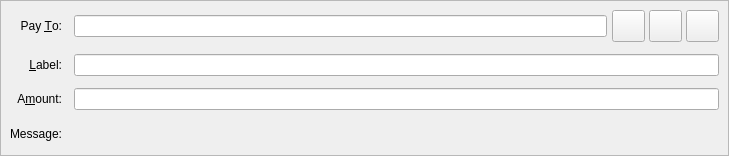
<?xml version="1.0" encoding="UTF-8"?>
<ui version="4.0">
 <class>SendCoinsEntry</class>
 <widget class="QStackedWidget" name="SendCoinsEntry">
  <property name="geometry">
   <rect>
    <x>0</x>
    <y>0</y>
    <width>729</width>
    <height>156</height>
   </rect>
  </property>
  <property name="focusPolicy">
   <enum>Qt::TabFocus</enum>
  </property>
  <property name="autoFillBackground">
   <bool>false</bool>
  </property>
  <widget class="QFrame" name="SendCoins">
   <property name="toolTip">
    <string>This is a normal payment.</string>
   </property>
   <property name="frameShape">
    <enum>QFrame::StyledPanel</enum>
   </property>
   <property name="frameShadow">
    <enum>QFrame::Sunken</enum>
   </property>
   <layout class="QGridLayout" name="gridLayout">
    <property name="spacing">
     <number>12</number>
    </property>
    <item row="0" column="0">
     <widget class="QLabel" name="payToLabel">
      <property name="text">
       <string>Pay &amp;To:</string>
      </property>
      <property name="alignment">
       <set>Qt::AlignRight|Qt::AlignTrailing|Qt::AlignVCenter</set>
      </property>
      <property name="buddy">
       <cstring>payTo</cstring>
      </property>
     </widget>
    </item>
    <item row="0" column="1">
     <layout class="QHBoxLayout" name="payToLayout">
      <property name="spacing">
       <number>0</number>
      </property>
      <item>
       <widget class="QValidatedLineEdit" name="payTo">
        <property name="toolTip">
         <string>The Altair address to send the payment to</string>
        </property>
       </widget>
      </item>
      <item>
       <spacer name="horizontalSpacer">
        <property name="orientation">
         <enum>Qt::Horizontal</enum>
        </property>
        <property name="sizeType">
         <enum>QSizePolicy::Fixed</enum>
        </property>
        <property name="sizeHint" stdset="0">
         <size>
          <width>5</width>
          <height>5</height>
         </size>
        </property>
       </spacer>
      </item>
      <item>
       <widget class="QToolButton" name="addressBookButton">
        <property name="toolTip">
         <string>Choose previously used address</string>
        </property>
        <property name="text">
         <string/>
        </property>
        <property name="icon">
         <iconset resource="../AeriumX-BETA-1.1/src/qt/Altair.qrc">
          <normaloff>:/icons/address-book</normaloff>:/icons/address-book</iconset>
        </property>
        <property name="iconSize">
         <size>
          <width>25</width>
          <height>25</height>
         </size>
        </property>
        <property name="shortcut">
         <string>Alt+A</string>
        </property>
       </widget>
      </item>
      <item>
       <spacer name="horizontalSpacer_2">
        <property name="orientation">
         <enum>Qt::Horizontal</enum>
        </property>
        <property name="sizeType">
         <enum>QSizePolicy::Fixed</enum>
        </property>
        <property name="sizeHint" stdset="0">
         <size>
          <width>4</width>
          <height>4</height>
         </size>
        </property>
       </spacer>
      </item>
      <item>
       <widget class="QToolButton" name="pasteButton">
        <property name="toolTip">
         <string>Paste address from clipboard</string>
        </property>
        <property name="text">
         <string/>
        </property>
        <property name="icon">
         <iconset resource="../AeriumX-BETA-1.1/src/qt/Altair.qrc">
          <normaloff>:/icons/editpaste</normaloff>:/icons/editpaste</iconset>
        </property>
        <property name="iconSize">
         <size>
          <width>25</width>
          <height>25</height>
         </size>
        </property>
        <property name="shortcut">
         <string>Alt+P</string>
        </property>
       </widget>
      </item>
      <item>
       <spacer name="horizontalSpacer_3">
        <property name="orientation">
         <enum>Qt::Horizontal</enum>
        </property>
        <property name="sizeType">
         <enum>QSizePolicy::Fixed</enum>
        </property>
        <property name="sizeHint" stdset="0">
         <size>
          <width>4</width>
          <height>4</height>
         </size>
        </property>
       </spacer>
      </item>
      <item>
       <widget class="QToolButton" name="deleteButton">
        <property name="toolTip">
         <string>Remove this entry</string>
        </property>
        <property name="text">
         <string/>
        </property>
        <property name="icon">
         <iconset resource="../AeriumX-BETA-1.1/src/qt/Altair.qrc">
          <normaloff>:/icons/remove</normaloff>:/icons/remove</iconset>
        </property>
        <property name="iconSize">
         <size>
          <width>25</width>
          <height>25</height>
         </size>
        </property>
       </widget>
      </item>
     </layout>
    </item>
    <item row="1" column="0">
     <widget class="QLabel" name="labelLabel">
      <property name="text">
       <string>&amp;Label:</string>
      </property>
      <property name="alignment">
       <set>Qt::AlignRight|Qt::AlignTrailing|Qt::AlignVCenter</set>
      </property>
      <property name="buddy">
       <cstring>addAsLabel</cstring>
      </property>
     </widget>
    </item>
    <item row="1" column="1">
     <widget class="QLineEdit" name="addAsLabel">
      <property name="toolTip">
       <string>Enter a label for this address to add it to the list of used addresses</string>
      </property>
     </widget>
    </item>
    <item row="2" column="0">
     <widget class="QLabel" name="amountLabel">
      <property name="text">
       <string>A&amp;mount:</string>
      </property>
      <property name="alignment">
       <set>Qt::AlignRight|Qt::AlignTrailing|Qt::AlignVCenter</set>
      </property>
      <property name="buddy">
       <cstring>payAmount</cstring>
      </property>
     </widget>
    </item>
    <item row="2" column="1">
     <widget class="BitcoinAmountField" name="payAmount"/>
    </item>
    <item row="3" column="0">
     <widget class="QLabel" name="messageLabel">
      <property name="text">
       <string>Message:</string>
      </property>
      <property name="alignment">
       <set>Qt::AlignRight|Qt::AlignTrailing|Qt::AlignVCenter</set>
      </property>
     </widget>
    </item>
    <item row="3" column="1">
     <widget class="QLabel" name="messageTextLabel">
      <property name="toolTip">
       <string>A message that was attached to the Altair: URI which will be stored with the transaction for your reference. Note: This message will not be sent over the Altair network.</string>
      </property>
      <property name="textFormat">
       <enum>Qt::PlainText</enum>
      </property>
     </widget>
    </item>
   </layout>
  </widget>
  <widget class="QFrame" name="SendCoins_InsecurePaymentRequest">
   <property name="palette">
    <palette>
     <active>
      <colorrole role="WindowText">
       <brush brushstyle="SolidPattern">
        <color alpha="255">
         <red>0</red>
         <green>0</green>
         <blue>0</blue>
        </color>
       </brush>
      </colorrole>
      <colorrole role="Button">
       <brush brushstyle="SolidPattern">
        <color alpha="255">
         <red>255</red>
         <green>255</green>
         <blue>127</blue>
        </color>
       </brush>
      </colorrole>
      <colorrole role="Light">
       <brush brushstyle="SolidPattern">
        <color alpha="255">
         <red>255</red>
         <green>255</green>
         <blue>255</blue>
        </color>
       </brush>
      </colorrole>
      <colorrole role="Midlight">
       <brush brushstyle="SolidPattern">
        <color alpha="255">
         <red>255</red>
         <green>255</green>
         <blue>191</blue>
        </color>
       </brush>
      </colorrole>
      <colorrole role="Dark">
       <brush brushstyle="SolidPattern">
        <color alpha="255">
         <red>127</red>
         <green>127</green>
         <blue>63</blue>
        </color>
       </brush>
      </colorrole>
      <colorrole role="Mid">
       <brush brushstyle="SolidPattern">
        <color alpha="255">
         <red>170</red>
         <green>170</green>
         <blue>84</blue>
        </color>
       </brush>
      </colorrole>
      <colorrole role="Text">
       <brush brushstyle="SolidPattern">
        <color alpha="255">
         <red>0</red>
         <green>0</green>
         <blue>0</blue>
        </color>
       </brush>
      </colorrole>
      <colorrole role="BrightText">
       <brush brushstyle="SolidPattern">
        <color alpha="255">
         <red>255</red>
         <green>255</green>
         <blue>255</blue>
        </color>
       </brush>
      </colorrole>
      <colorrole role="ButtonText">
       <brush brushstyle="SolidPattern">
        <color alpha="255">
         <red>0</red>
         <green>0</green>
         <blue>0</blue>
        </color>
       </brush>
      </colorrole>
      <colorrole role="Base">
       <brush brushstyle="SolidPattern">
        <color alpha="255">
         <red>255</red>
         <green>255</green>
         <blue>255</blue>
        </color>
       </brush>
      </colorrole>
      <colorrole role="Window">
       <brush brushstyle="SolidPattern">
        <color alpha="255">
         <red>255</red>
         <green>255</green>
         <blue>127</blue>
        </color>
       </brush>
      </colorrole>
      <colorrole role="Shadow">
       <brush brushstyle="SolidPattern">
        <color alpha="255">
         <red>0</red>
         <green>0</green>
         <blue>0</blue>
        </color>
       </brush>
      </colorrole>
      <colorrole role="AlternateBase">
       <brush brushstyle="SolidPattern">
        <color alpha="255">
         <red>255</red>
         <green>255</green>
         <blue>191</blue>
        </color>
       </brush>
      </colorrole>
      <colorrole role="ToolTipBase">
       <brush brushstyle="SolidPattern">
        <color alpha="255">
         <red>255</red>
         <green>255</green>
         <blue>220</blue>
        </color>
       </brush>
      </colorrole>
      <colorrole role="ToolTipText">
       <brush brushstyle="SolidPattern">
        <color alpha="255">
         <red>0</red>
         <green>0</green>
         <blue>0</blue>
        </color>
       </brush>
      </colorrole>
     </active>
     <inactive>
      <colorrole role="WindowText">
       <brush brushstyle="SolidPattern">
        <color alpha="255">
         <red>0</red>
         <green>0</green>
         <blue>0</blue>
        </color>
       </brush>
      </colorrole>
      <colorrole role="Button">
       <brush brushstyle="SolidPattern">
        <color alpha="255">
         <red>255</red>
         <green>255</green>
         <blue>127</blue>
        </color>
       </brush>
      </colorrole>
      <colorrole role="Light">
       <brush brushstyle="SolidPattern">
        <color alpha="255">
         <red>255</red>
         <green>255</green>
         <blue>255</blue>
        </color>
       </brush>
      </colorrole>
      <colorrole role="Midlight">
       <brush brushstyle="SolidPattern">
        <color alpha="255">
         <red>255</red>
         <green>255</green>
         <blue>191</blue>
        </color>
       </brush>
      </colorrole>
      <colorrole role="Dark">
       <brush brushstyle="SolidPattern">
        <color alpha="255">
         <red>127</red>
         <green>127</green>
         <blue>63</blue>
        </color>
       </brush>
      </colorrole>
      <colorrole role="Mid">
       <brush brushstyle="SolidPattern">
        <color alpha="255">
         <red>170</red>
         <green>170</green>
         <blue>84</blue>
        </color>
       </brush>
      </colorrole>
      <colorrole role="Text">
       <brush brushstyle="SolidPattern">
        <color alpha="255">
         <red>0</red>
         <green>0</green>
         <blue>0</blue>
        </color>
       </brush>
      </colorrole>
      <colorrole role="BrightText">
       <brush brushstyle="SolidPattern">
        <color alpha="255">
         <red>255</red>
         <green>255</green>
         <blue>255</blue>
        </color>
       </brush>
      </colorrole>
      <colorrole role="ButtonText">
       <brush brushstyle="SolidPattern">
        <color alpha="255">
         <red>0</red>
         <green>0</green>
         <blue>0</blue>
        </color>
       </brush>
      </colorrole>
      <colorrole role="Base">
       <brush brushstyle="SolidPattern">
        <color alpha="255">
         <red>255</red>
         <green>255</green>
         <blue>255</blue>
        </color>
       </brush>
      </colorrole>
      <colorrole role="Window">
       <brush brushstyle="SolidPattern">
        <color alpha="255">
         <red>255</red>
         <green>255</green>
         <blue>127</blue>
        </color>
       </brush>
      </colorrole>
      <colorrole role="Shadow">
       <brush brushstyle="SolidPattern">
        <color alpha="255">
         <red>0</red>
         <green>0</green>
         <blue>0</blue>
        </color>
       </brush>
      </colorrole>
      <colorrole role="AlternateBase">
       <brush brushstyle="SolidPattern">
        <color alpha="255">
         <red>255</red>
         <green>255</green>
         <blue>191</blue>
        </color>
       </brush>
      </colorrole>
      <colorrole role="ToolTipBase">
       <brush brushstyle="SolidPattern">
        <color alpha="255">
         <red>255</red>
         <green>255</green>
         <blue>220</blue>
        </color>
       </brush>
      </colorrole>
      <colorrole role="ToolTipText">
       <brush brushstyle="SolidPattern">
        <color alpha="255">
         <red>0</red>
         <green>0</green>
         <blue>0</blue>
        </color>
       </brush>
      </colorrole>
     </inactive>
     <disabled>
      <colorrole role="WindowText">
       <brush brushstyle="SolidPattern">
        <color alpha="255">
         <red>127</red>
         <green>127</green>
         <blue>63</blue>
        </color>
       </brush>
      </colorrole>
      <colorrole role="Button">
       <brush brushstyle="SolidPattern">
        <color alpha="255">
         <red>255</red>
         <green>255</green>
         <blue>127</blue>
        </color>
       </brush>
      </colorrole>
      <colorrole role="Light">
       <brush brushstyle="SolidPattern">
        <color alpha="255">
         <red>255</red>
         <green>255</green>
         <blue>255</blue>
        </color>
       </brush>
      </colorrole>
      <colorrole role="Midlight">
       <brush brushstyle="SolidPattern">
        <color alpha="255">
         <red>255</red>
         <green>255</green>
         <blue>191</blue>
        </color>
       </brush>
      </colorrole>
      <colorrole role="Dark">
       <brush brushstyle="SolidPattern">
        <color alpha="255">
         <red>127</red>
         <green>127</green>
         <blue>63</blue>
        </color>
       </brush>
      </colorrole>
      <colorrole role="Mid">
       <brush brushstyle="SolidPattern">
        <color alpha="255">
         <red>170</red>
         <green>170</green>
         <blue>84</blue>
        </color>
       </brush>
      </colorrole>
      <colorrole role="Text">
       <brush brushstyle="SolidPattern">
        <color alpha="255">
         <red>127</red>
         <green>127</green>
         <blue>63</blue>
        </color>
       </brush>
      </colorrole>
      <colorrole role="BrightText">
       <brush brushstyle="SolidPattern">
        <color alpha="255">
         <red>255</red>
         <green>255</green>
         <blue>255</blue>
        </color>
       </brush>
      </colorrole>
      <colorrole role="ButtonText">
       <brush brushstyle="SolidPattern">
        <color alpha="255">
         <red>127</red>
         <green>127</green>
         <blue>63</blue>
        </color>
       </brush>
      </colorrole>
      <colorrole role="Base">
       <brush brushstyle="SolidPattern">
        <color alpha="255">
         <red>255</red>
         <green>255</green>
         <blue>127</blue>
        </color>
       </brush>
      </colorrole>
      <colorrole role="Window">
       <brush brushstyle="SolidPattern">
        <color alpha="255">
         <red>255</red>
         <green>255</green>
         <blue>127</blue>
        </color>
       </brush>
      </colorrole>
      <colorrole role="Shadow">
       <brush brushstyle="SolidPattern">
        <color alpha="255">
         <red>0</red>
         <green>0</green>
         <blue>0</blue>
        </color>
       </brush>
      </colorrole>
      <colorrole role="AlternateBase">
       <brush brushstyle="SolidPattern">
        <color alpha="255">
         <red>255</red>
         <green>255</green>
         <blue>127</blue>
        </color>
       </brush>
      </colorrole>
      <colorrole role="ToolTipBase">
       <brush brushstyle="SolidPattern">
        <color alpha="255">
         <red>255</red>
         <green>255</green>
         <blue>220</blue>
        </color>
       </brush>
      </colorrole>
      <colorrole role="ToolTipText">
       <brush brushstyle="SolidPattern">
        <color alpha="255">
         <red>0</red>
         <green>0</green>
         <blue>0</blue>
        </color>
       </brush>
      </colorrole>
     </disabled>
    </palette>
   </property>
   <property name="toolTip">
    <string>This is an unverified payment request.</string>
   </property>
   <property name="autoFillBackground">
    <bool>true</bool>
   </property>
   <property name="frameShape">
    <enum>QFrame::StyledPanel</enum>
   </property>
   <property name="frameShadow">
    <enum>QFrame::Sunken</enum>
   </property>
   <layout class="QGridLayout" name="gridLayout_is">
    <property name="spacing">
     <number>12</number>
    </property>
    <item row="0" column="0">
     <widget class="QLabel" name="payToLabel_is">
      <property name="text">
       <string>Pay To:</string>
      </property>
      <property name="alignment">
       <set>Qt::AlignRight|Qt::AlignTrailing|Qt::AlignVCenter</set>
      </property>
     </widget>
    </item>
    <item row="0" column="1">
     <layout class="QHBoxLayout" name="payToLayout_is">
      <property name="spacing">
       <number>0</number>
      </property>
      <item>
       <widget class="QLabel" name="payTo_is"/>
      </item>
      <item>
       <widget class="QToolButton" name="deleteButton_is">
        <property name="toolTip">
         <string>Remove this entry</string>
        </property>
        <property name="text">
         <string/>
        </property>
        <property name="icon">
         <iconset resource="../AeriumX-BETA-1.1/src/qt/Altair.qrc">
          <normaloff>:/icons/remove</normaloff>:/icons/remove</iconset>
        </property>
       </widget>
      </item>
     </layout>
    </item>
    <item row="1" column="0">
     <widget class="QLabel" name="memoLabel_is">
      <property name="text">
       <string>Memo:</string>
      </property>
      <property name="alignment">
       <set>Qt::AlignRight|Qt::AlignTrailing|Qt::AlignVCenter</set>
      </property>
     </widget>
    </item>
    <item row="1" column="1">
     <widget class="QLabel" name="memoTextLabel_is">
      <property name="textFormat">
       <enum>Qt::PlainText</enum>
      </property>
     </widget>
    </item>
    <item row="2" column="0">
     <widget class="QLabel" name="amountLabel_is">
      <property name="text">
       <string>A&amp;mount:</string>
      </property>
      <property name="alignment">
       <set>Qt::AlignRight|Qt::AlignTrailing|Qt::AlignVCenter</set>
      </property>
      <property name="buddy">
       <cstring>payAmount_is</cstring>
      </property>
     </widget>
    </item>
    <item row="2" column="1">
     <widget class="BitcoinAmountField" name="payAmount_is">
      <property name="acceptDrops">
       <bool>false</bool>
      </property>
     </widget>
    </item>
   </layout>
  </widget>
  <widget class="QFrame" name="SendCoins_SecurePaymentRequest">
   <property name="palette">
    <palette>
     <active>
      <colorrole role="WindowText">
       <brush brushstyle="SolidPattern">
        <color alpha="255">
         <red>0</red>
         <green>0</green>
         <blue>0</blue>
        </color>
       </brush>
      </colorrole>
      <colorrole role="Button">
       <brush brushstyle="SolidPattern">
        <color alpha="255">
         <red>140</red>
         <green>232</green>
         <blue>119</blue>
        </color>
       </brush>
      </colorrole>
      <colorrole role="Light">
       <brush brushstyle="SolidPattern">
        <color alpha="255">
         <red>230</red>
         <green>255</green>
         <blue>224</blue>
        </color>
       </brush>
      </colorrole>
      <colorrole role="Midlight">
       <brush brushstyle="SolidPattern">
        <color alpha="255">
         <red>185</red>
         <green>243</green>
         <blue>171</blue>
        </color>
       </brush>
      </colorrole>
      <colorrole role="Dark">
       <brush brushstyle="SolidPattern">
        <color alpha="255">
         <red>70</red>
         <green>116</green>
         <blue>59</blue>
        </color>
       </brush>
      </colorrole>
      <colorrole role="Mid">
       <brush brushstyle="SolidPattern">
        <color alpha="255">
         <red>93</red>
         <green>155</green>
         <blue>79</blue>
        </color>
       </brush>
      </colorrole>
      <colorrole role="Text">
       <brush brushstyle="SolidPattern">
        <color alpha="255">
         <red>0</red>
         <green>0</green>
         <blue>0</blue>
        </color>
       </brush>
      </colorrole>
      <colorrole role="BrightText">
       <brush brushstyle="SolidPattern">
        <color alpha="255">
         <red>155</red>
         <green>255</green>
         <blue>147</blue>
        </color>
       </brush>
      </colorrole>
      <colorrole role="ButtonText">
       <brush brushstyle="SolidPattern">
        <color alpha="255">
         <red>0</red>
         <green>0</green>
         <blue>0</blue>
        </color>
       </brush>
      </colorrole>
      <colorrole role="Base">
       <brush brushstyle="SolidPattern">
        <color alpha="255">
         <red>119</red>
         <green>255</green>
         <blue>233</blue>
        </color>
       </brush>
      </colorrole>
      <colorrole role="Window">
       <brush brushstyle="SolidPattern">
        <color alpha="255">
         <red>140</red>
         <green>232</green>
         <blue>119</blue>
        </color>
       </brush>
      </colorrole>
      <colorrole role="Shadow">
       <brush brushstyle="SolidPattern">
        <color alpha="255">
         <red>0</red>
         <green>0</green>
         <blue>0</blue>
        </color>
       </brush>
      </colorrole>
      <colorrole role="AlternateBase">
       <brush brushstyle="SolidPattern">
        <color alpha="255">
         <red>197</red>
         <green>243</green>
         <blue>187</blue>
        </color>
       </brush>
      </colorrole>
      <colorrole role="NoRole">
       <brush brushstyle="SolidPattern">
        <color alpha="255">
         <red>125</red>
         <green>194</green>
         <blue>122</blue>
        </color>
       </brush>
      </colorrole>
      <colorrole role="ToolTipBase">
       <brush brushstyle="SolidPattern">
        <color alpha="255">
         <red>255</red>
         <green>255</green>
         <blue>220</blue>
        </color>
       </brush>
      </colorrole>
      <colorrole role="ToolTipText">
       <brush brushstyle="SolidPattern">
        <color alpha="255">
         <red>0</red>
         <green>0</green>
         <blue>0</blue>
        </color>
       </brush>
      </colorrole>
     </active>
     <inactive>
      <colorrole role="WindowText">
       <brush brushstyle="SolidPattern">
        <color alpha="255">
         <red>0</red>
         <green>0</green>
         <blue>0</blue>
        </color>
       </brush>
      </colorrole>
      <colorrole role="Button">
       <brush brushstyle="SolidPattern">
        <color alpha="255">
         <red>140</red>
         <green>232</green>
         <blue>119</blue>
        </color>
       </brush>
      </colorrole>
      <colorrole role="Light">
       <brush brushstyle="SolidPattern">
        <color alpha="255">
         <red>230</red>
         <green>255</green>
         <blue>224</blue>
        </color>
       </brush>
      </colorrole>
      <colorrole role="Midlight">
       <brush brushstyle="SolidPattern">
        <color alpha="255">
         <red>185</red>
         <green>243</green>
         <blue>171</blue>
        </color>
       </brush>
      </colorrole>
      <colorrole role="Dark">
       <brush brushstyle="SolidPattern">
        <color alpha="255">
         <red>70</red>
         <green>116</green>
         <blue>59</blue>
        </color>
       </brush>
      </colorrole>
      <colorrole role="Mid">
       <brush brushstyle="SolidPattern">
        <color alpha="255">
         <red>93</red>
         <green>155</green>
         <blue>79</blue>
        </color>
       </brush>
      </colorrole>
      <colorrole role="Text">
       <brush brushstyle="SolidPattern">
        <color alpha="255">
         <red>0</red>
         <green>0</green>
         <blue>0</blue>
        </color>
       </brush>
      </colorrole>
      <colorrole role="BrightText">
       <brush brushstyle="SolidPattern">
        <color alpha="255">
         <red>155</red>
         <green>255</green>
         <blue>147</blue>
        </color>
       </brush>
      </colorrole>
      <colorrole role="ButtonText">
       <brush brushstyle="SolidPattern">
        <color alpha="255">
         <red>0</red>
         <green>0</green>
         <blue>0</blue>
        </color>
       </brush>
      </colorrole>
      <colorrole role="Base">
       <brush brushstyle="SolidPattern">
        <color alpha="255">
         <red>119</red>
         <green>255</green>
         <blue>233</blue>
        </color>
       </brush>
      </colorrole>
      <colorrole role="Window">
       <brush brushstyle="SolidPattern">
        <color alpha="255">
         <red>140</red>
         <green>232</green>
         <blue>119</blue>
        </color>
       </brush>
      </colorrole>
      <colorrole role="Shadow">
       <brush brushstyle="SolidPattern">
        <color alpha="255">
         <red>0</red>
         <green>0</green>
         <blue>0</blue>
        </color>
       </brush>
      </colorrole>
      <colorrole role="AlternateBase">
       <brush brushstyle="SolidPattern">
        <color alpha="255">
         <red>197</red>
         <green>243</green>
         <blue>187</blue>
        </color>
       </brush>
      </colorrole>
      <colorrole role="NoRole">
       <brush brushstyle="SolidPattern">
        <color alpha="255">
         <red>125</red>
         <green>194</green>
         <blue>122</blue>
        </color>
       </brush>
      </colorrole>
      <colorrole role="ToolTipBase">
       <brush brushstyle="SolidPattern">
        <color alpha="255">
         <red>255</red>
         <green>255</green>
         <blue>220</blue>
        </color>
       </brush>
      </colorrole>
      <colorrole role="ToolTipText">
       <brush brushstyle="SolidPattern">
        <color alpha="255">
         <red>0</red>
         <green>0</green>
         <blue>0</blue>
        </color>
       </brush>
      </colorrole>
     </inactive>
     <disabled>
      <colorrole role="WindowText">
       <brush brushstyle="SolidPattern">
        <color alpha="255">
         <red>70</red>
         <green>116</green>
         <blue>59</blue>
        </color>
       </brush>
      </colorrole>
      <colorrole role="Button">
       <brush brushstyle="SolidPattern">
        <color alpha="255">
         <red>140</red>
         <green>232</green>
         <blue>119</blue>
        </color>
       </brush>
      </colorrole>
      <colorrole role="Light">
       <brush brushstyle="SolidPattern">
        <color alpha="255">
         <red>230</red>
         <green>255</green>
         <blue>224</blue>
        </color>
       </brush>
      </colorrole>
      <colorrole role="Midlight">
       <brush brushstyle="SolidPattern">
        <color alpha="255">
         <red>185</red>
         <green>243</green>
         <blue>171</blue>
        </color>
       </brush>
      </colorrole>
      <colorrole role="Dark">
       <brush brushstyle="SolidPattern">
        <color alpha="255">
         <red>70</red>
         <green>116</green>
         <blue>59</blue>
        </color>
       </brush>
      </colorrole>
      <colorrole role="Mid">
       <brush brushstyle="SolidPattern">
        <color alpha="255">
         <red>93</red>
         <green>155</green>
         <blue>79</blue>
        </color>
       </brush>
      </colorrole>
      <colorrole role="Text">
       <brush brushstyle="SolidPattern">
        <color alpha="255">
         <red>70</red>
         <green>116</green>
         <blue>59</blue>
        </color>
       </brush>
      </colorrole>
      <colorrole role="BrightText">
       <brush brushstyle="SolidPattern">
        <color alpha="255">
         <red>155</red>
         <green>255</green>
         <blue>147</blue>
        </color>
       </brush>
      </colorrole>
      <colorrole role="ButtonText">
       <brush brushstyle="SolidPattern">
        <color alpha="255">
         <red>70</red>
         <green>116</green>
         <blue>59</blue>
        </color>
       </brush>
      </colorrole>
      <colorrole role="Base">
       <brush brushstyle="SolidPattern">
        <color alpha="255">
         <red>140</red>
         <green>232</green>
         <blue>119</blue>
        </color>
       </brush>
      </colorrole>
      <colorrole role="Window">
       <brush brushstyle="SolidPattern">
        <color alpha="255">
         <red>140</red>
         <green>232</green>
         <blue>119</blue>
        </color>
       </brush>
      </colorrole>
      <colorrole role="Shadow">
       <brush brushstyle="SolidPattern">
        <color alpha="255">
         <red>0</red>
         <green>0</green>
         <blue>0</blue>
        </color>
       </brush>
      </colorrole>
      <colorrole role="AlternateBase">
       <brush brushstyle="SolidPattern">
        <color alpha="255">
         <red>140</red>
         <green>232</green>
         <blue>119</blue>
        </color>
       </brush>
      </colorrole>
      <colorrole role="NoRole">
       <brush brushstyle="SolidPattern">
        <color alpha="255">
         <red>125</red>
         <green>194</green>
         <blue>122</blue>
        </color>
       </brush>
      </colorrole>
      <colorrole role="ToolTipBase">
       <brush brushstyle="SolidPattern">
        <color alpha="255">
         <red>255</red>
         <green>255</green>
         <blue>220</blue>
        </color>
       </brush>
      </colorrole>
      <colorrole role="ToolTipText">
       <brush brushstyle="SolidPattern">
        <color alpha="255">
         <red>0</red>
         <green>0</green>
         <blue>0</blue>
        </color>
       </brush>
      </colorrole>
     </disabled>
    </palette>
   </property>
   <property name="toolTip">
    <string>This is a verified payment request.</string>
   </property>
   <property name="autoFillBackground">
    <bool>true</bool>
   </property>
   <property name="frameShape">
    <enum>QFrame::StyledPanel</enum>
   </property>
   <property name="frameShadow">
    <enum>QFrame::Sunken</enum>
   </property>
   <layout class="QGridLayout" name="gridLayout_s">
    <property name="spacing">
     <number>12</number>
    </property>
    <item row="0" column="0">
     <widget class="QLabel" name="payToLabel_s">
      <property name="text">
       <string>Pay To:</string>
      </property>
      <property name="alignment">
       <set>Qt::AlignRight|Qt::AlignTrailing|Qt::AlignVCenter</set>
      </property>
     </widget>
    </item>
    <item row="0" column="1">
     <layout class="QHBoxLayout" name="payToLayout_s">
      <property name="spacing">
       <number>0</number>
      </property>
      <item>
       <widget class="QLabel" name="payTo_s">
        <property name="textFormat">
         <enum>Qt::PlainText</enum>
        </property>
       </widget>
      </item>
      <item>
       <widget class="QToolButton" name="deleteButton_s">
        <property name="toolTip">
         <string>Remove this entry</string>
        </property>
        <property name="text">
         <string/>
        </property>
        <property name="icon">
         <iconset resource="../AeriumX-BETA-1.1/src/qt/Altair.qrc">
          <normaloff>:/icons/remove</normaloff>:/icons/remove</iconset>
        </property>
       </widget>
      </item>
     </layout>
    </item>
    <item row="1" column="0">
     <widget class="QLabel" name="memoLabel_s">
      <property name="text">
       <string>Memo:</string>
      </property>
      <property name="alignment">
       <set>Qt::AlignRight|Qt::AlignTrailing|Qt::AlignVCenter</set>
      </property>
     </widget>
    </item>
    <item row="1" column="1">
     <widget class="QLabel" name="memoTextLabel_s">
      <property name="textFormat">
       <enum>Qt::PlainText</enum>
      </property>
     </widget>
    </item>
    <item row="2" column="0">
     <widget class="QLabel" name="amountLabel_s">
      <property name="text">
       <string>A&amp;mount:</string>
      </property>
      <property name="alignment">
       <set>Qt::AlignRight|Qt::AlignTrailing|Qt::AlignVCenter</set>
      </property>
      <property name="buddy">
       <cstring>payAmount_s</cstring>
      </property>
     </widget>
    </item>
    <item row="2" column="1">
     <widget class="BitcoinAmountField" name="payAmount_s">
      <property name="acceptDrops">
       <bool>false</bool>
      </property>
     </widget>
    </item>
   </layout>
  </widget>
 </widget>
 <customwidgets>
  <customwidget>
   <class>QValidatedLineEdit</class>
   <extends>QLineEdit</extends>
   <header>qvalidatedlineedit.h</header>
  </customwidget>
  <customwidget>
   <class>BitcoinAmountField</class>
   <extends>QLineEdit</extends>
   <header>bitcoinamountfield.h</header>
   <container>1</container>
  </customwidget>
 </customwidgets>
 <tabstops>
  <tabstop>payTo</tabstop>
  <tabstop>addressBookButton</tabstop>
  <tabstop>pasteButton</tabstop>
  <tabstop>deleteButton</tabstop>
  <tabstop>addAsLabel</tabstop>
  <tabstop>payAmount</tabstop>
  <tabstop>payAmount_is</tabstop>
  <tabstop>deleteButton_is</tabstop>
  <tabstop>payAmount_s</tabstop>
  <tabstop>deleteButton_s</tabstop>
 </tabstops>
 <resources>
  <include location="../AeriumX-BETA-1.1/src/qt/Altair.qrc"/>
 </resources>
 <connections/>
</ui>
